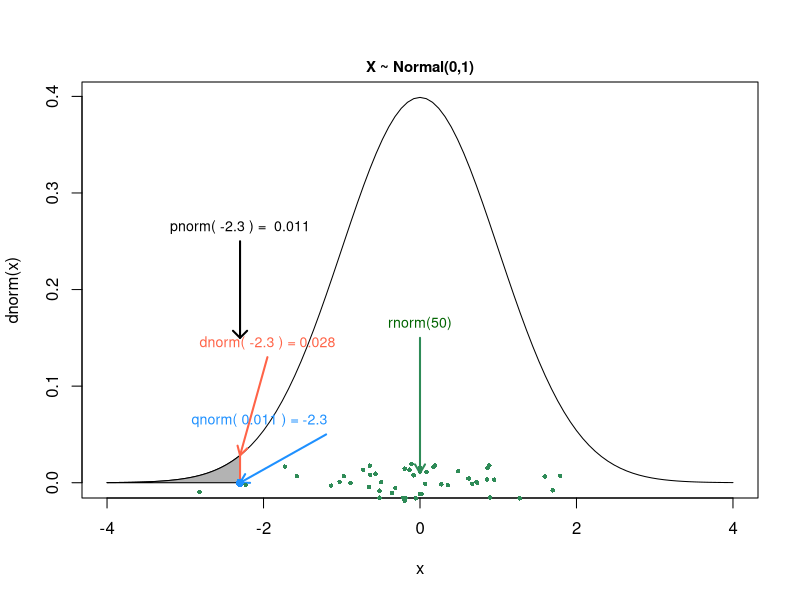

The R source for this figure:
# Probably functions in R (d, p, q, and r)
# Code adapted from Jack Weiss's courses at UNC

# What is your favorite continuous number between -4 and 4? 
fav_value <- -2.3 # let's all start with 2, then play around after we discuss

# (after you set your fav_value, just Source the script)

## -- -- -- -- -- -- -- -- -- -- -- -- -- -- -- -- -- -- -- -- -- -- -- -- -- --
## -- -- -- -- -- -- -- -- -- -- -- -- -- -- -- -- -- -- -- -- -- -- -- -- -- --
# set up plotting parameters
par(xpd=F)

# generate normal distribution plot that we will build on
curve(dnorm,-4,4)
mtext(side=3,line=.3,'X ~ Normal(0,1)',cex=.9,font=2)


# set up x variable that we will get probabilities for 
# get a sequence of numbers from -4 to 2
xvar <- seq(-4,fav_value,length=100)

# get probability of observing each value in xvar under a normal(0,1)
# NOTE: default values of dnorm is mean = 0, and sd = 1 (standard normal)
#       so we don't have to explicitly state those arguments
dvals<-dnorm(xvar)

## -- -- -- -- -- -- -- -- -- -- -- -- -- -- -- -- -- -- -- -- -- -- -- -- -- --
## -- -- -- -- -- -- -- -- -- -- -- -- -- -- -- -- -- -- -- -- -- -- -- -- -- --
#### PNORM ####
polygon(c(xvar, rev(xvar)), c(rep(0, 100), rev(dvals)), col = 'grey70')

# annotate plot with info
arrows(fav_value, 0.15, fav_value, 0.25, code = 1, angle = 45, length = 0.1, lwd = 2)
text(fav_value, 0.25, paste('pnorm(', fav_value, ') = ', round(pnorm(fav_value), 3)), 
     pos = 3, cex = 0.85)

## -- -- -- -- -- -- -- -- -- -- -- -- -- -- -- -- -- -- -- -- -- -- -- -- -- --
## -- -- -- -- -- -- -- -- -- -- -- -- -- -- -- -- -- -- -- -- -- -- -- -- -- --
#### DNORM ####
# annotate plot with dnorm
segments(fav_value, 0, fav_value, dnorm(fav_value), lwd = 2, col = 'tomato')
arrows(fav_value, dnorm(fav_value), fav_value + 0.35, 0.13, code = 1, angle = 30, 
       length = 0.1, lwd = 2, col = 'tomato')
text(fav_value + 0.35, 0.13, paste('dnorm(', fav_value, ') =', round(dnorm(fav_value), 3)), 
     cex = 0.85, pos = 3, col = 'tomato')

## -- -- -- -- -- -- -- -- -- -- -- -- -- -- -- -- -- -- -- -- -- -- -- -- -- --
## -- -- -- -- -- -- -- -- -- -- -- -- -- -- -- -- -- -- -- -- -- -- -- -- -- --
#### QNORM ####

points(fav_value, 0, col = 'dodgerblue', pch = 16, cex = 1.1)
arrows(fav_value, 0, fav_value + 1.1, 0.05, code = 1, angle = 30, length = 0.1, lwd = 2, 
       col = 'dodgerblue')
text(fav_value + 0.25, 0.05, paste('qnorm(', round(pnorm(fav_value), 3), ') =', fav_value), 
     cex = 0.85, pos = 3, col = 'dodgerblue')

## -- -- -- -- -- -- -- -- -- -- -- -- -- -- -- -- -- -- -- -- -- -- -- -- -- --
## -- -- -- -- -- -- -- -- -- -- -- -- -- -- -- -- -- -- -- -- -- -- -- -- -- --
#### RNORM ####
par(xpd=T)

points(rnorm(50), jitter(rep(0, 50)), pch = 16, cex = 0.6, col = 'seagreen')
arrows(0, 0.01, 0, 0.15, code = 1, angle = 30, length = 0.1, 
       lwd = 2, col = 'seagreen')
text(0, 0.15, 'rnorm(50)', col = 'darkgreen', cex = 0.85, pos = 3)

# END
## -- -- -- -- -- -- -- -- -- -- -- -- -- -- -- -- -- -- -- -- -- -- -- -- -- --